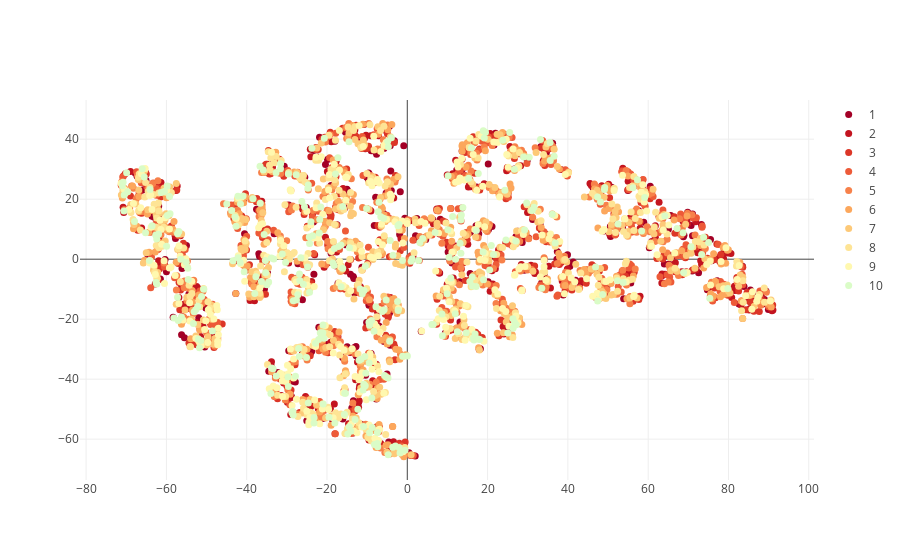

Notebook cell for this chart:
### Code cell
bupu = cl.scales['11']['div']['RdYlBu']

bupu500 = cl.interp( bupu, 18 )

# create a new plot with a title and axis labels
scale = [[0.0, 'rgb(165,0,38)'], [0.1111111111111111, 'rgb(215,48,39)'], [0.2222222222222222, 'rgb(244,109,67)'],
        [0.3333333333333333, 'rgb(253,174,97)'], [0.4444444444444444, 'rgb(254,224,144)'], [0.5555555555555556, 'rgb(224,243,248)'],
        [0.6666666666666666, 'rgb(171,217,233)'],[0.7777777777777778, 'rgb(116,173,209)'], [0.8888888888888888, 'rgb(69,117,180)'],
        [1.0, 'rgb(49,54,149)']]

data = [go.Scatter(x=by_genre_factors[i][:,0], y=by_genre_factors[i][:,1], mode='markers',
    marker=dict(
        size=7,
        color=bupu500[i]
    ), text=np.array(by_genre_text[i]), name=str(i+1)) for i in range(len(bins))]

# fig = {
#     'data': [
#         {
#             'x': df[df['year']==year]['gdpPercap'],
#             'y': df[df['year']==year]['lifeExp'],
#             'name': year, 'mode': 'markers',
#         } for year in [1952, 1982, 2007]
#     ],
#     'layout': {
#         'xaxis': {'title': 'GDP per Capita', 'type': 'log'},
#         'yaxis': {'title': "Life Expectancy"}
#     }
# }


plotly.offline.iplot(data, filename="tsne-scatter")

### Figure 1 — Plotly figure (JSON) as saved in the notebook; plotly's stock layout.template omitted (floating-point values rounded to 4 significant figures; data arrays with more than 128 entries replaced by an {"elided": "..."} marker saying what was removed)
{"data": [{"marker": {"color": "hsl(346.0, 100.0%, 32.0%)", "size": 7}, "mode": "markers", "name": "1", "text": {"elided": "304 str values"}, "type": "scatter", "uid": "5194d476-6a10-4548-9dc8-c16a35ba1ae1", "x": {"elided": "304 float values"}, "y": {"elided": "304 float values"}}, {"marker": {"color": "hsl(356.0, 81.76470588235294%, 42.0%)", "size": 7}, "mode": "markers", "name": "2", "text": {"elided": "294 str values"}, "type": "scatter", "uid": "4bfe3ece-bb30-4a3a-bd01-c3b046f6fbdf", "x": {"elided": "294 float values"}, "y": {"elided": "294 float values"}}, {"marker": {"color": "hsl(4.9411764705882355, 72.3529411764706%, 50.94117647058824%)", "size": 7}, "mode": "markers", "name": "3", "text": {"elided": "302 str values"}, "type": "scatter", "uid": "653c6cbf-6687-48c1-b9ec-bdf51efaae5f", "x": {"elided": "302 float values"}, "y": {"elided": "302 float values"}}, {"marker": {"color": "hsl(11.411764705882351, 83.52941176470588%, 57.41176470588235%)", "size": 7}, "mode": "markers", "name": "4", "text": {"elided": "274 str values"}, "type": "scatter", "uid": "1b8d0860-d451-4205-96f1-75912be8e7be", "x": {"elided": "274 float values"}, "y": {"elided": "274 float values"}}, {"marker": {"color": "hsl(19.294117647058826, 91.17647058823529%, 62.82352941176471%)", "size": 7}, "mode": "markers", "name": "5", "text": {"elided": "321 str values"}, "type": "scatter", "uid": "a73f04a7-080c-452e-8a5d-30698b92a28e", "x": {"elided": "321 float values"}, "y": {"elided": "321 float values"}}, {"marker": {"color": "hsl(28.117647058823533, 96.47058823529412%, 67.52941176470588%)", "size": 7}, "mode": "markers", "name": "6", "text": {"elided": "312 str values"}, "type": "scatter", "uid": "d56c191e-3197-443f-84e3-bfc5fad73142", "x": {"elided": "312 float values"}, "y": {"elided": "312 float values"}}, {"marker": {"color": "hsl(36.41176470588235, 97.52941176470588%, 73.29411764705883%)", "size": 7}, "mode": "markers", "name": "7", "text": {"elided": "301 str values"}, "type": "scatter", "uid": "969dc956-a3ea-4046-8ff1-d622c6f28b2f", "x": {"elided": "301 float values"}, "y": {"elided": "301 float values"}}, {"marker": {"color": "hsl(44.99999999999999, 98.23529411764706%, 79.05882352941177%)", "size": 7}, "mode": "markers", "name": "8", "text": {"elided": "291 str values"}, "type": "scatter", "uid": "6dfe1188-341e-41d3-89ec-56cc49e16a76", "x": {"elided": "291 float values"}, "y": {"elided": "291 float values"}}, {"marker": {"color": "hsl(55.0, 99.41176470588235%, 84.3529411764706%)", "size": 7}, "mode": "markers", "name": "9", "text": {"elided": "308 str values"}, "type": "scatter", "uid": "f8d24edd-e726-4864-9580-3d577d0c9067", "x": {"elided": "308 float values"}, "y": {"elided": "308 float values"}}, {"marker": {"color": "hsl(98.82352941176468, 89.11764705882354%, 88.47058823529412%)", "size": 7}, "mode": "markers", "name": "10", "text": {"elided": "293 str values"}, "type": "scatter", "uid": "09303c6a-d1ed-4646-ae02-331c5ebf5bd4", "x": {"elided": "293 float values"}, "y": {"elided": "293 float values"}}], "layout": {}}
